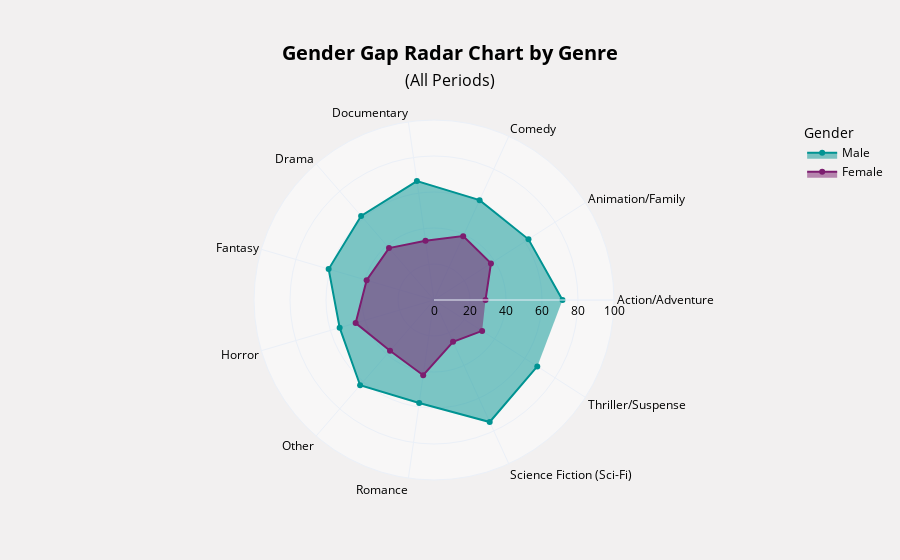

Notebook cell for this chart:
### Markdown cell above
**Male Dominance Across Genres:**
In all periods, male representation is higher than female representation, especially in genres like Action/Adventure and Science Fiction.
*1996–2012:* Males dominate most genres, with their highest proportions in Action/Adventure (71.0%) and Thriller/Suspense (67.2%).

### Code cell
# File paths for output
radar_html_path = "/Users/zaynebmellouli/MA1/ada-2024-project-advanceddestroyers0fall/src/eastasia_analysis/radar_plot.html"

create_gender_radar_chart(eastasia_data, radar_html_path)

### Figure 1 — Plotly figure (JSON) as saved in the notebook; plotly's stock layout.template omitted (floating-point values rounded to 4 significant figures)
{"data": [{"fill": "toself", "line": {"color": "#009392"}, "name": "Male", "r": [71.39, 62.39, 60.99, 66.74, 61.83, 61, 54.63, 62.69, 57.79, 74.51, 68.21], "theta": ["Action/Adventure", "Animation/Family", "Comedy", "Documentary", "Drama", "Fantasy", "Horror", "Other", "Romance", "Science Fiction (Sci-Fi)", "Thriller/Suspense"], "type": "scatterpolar"}, {"fill": "toself", "line": {"color": "#7c1d6f"}, "name": "Female", "r": [28.61, 37.61, 39.01, 33.26, 38.17, 39, 45.37, 37.31, 42.21, 25.49, 31.79], "theta": ["Action/Adventure", "Animation/Family", "Comedy", "Documentary", "Drama", "Fantasy", "Horror", "Other", "Romance", "Science Fiction (Sci-Fi)", "Thriller/Suspense"], "type": "scatterpolar"}], "layout": {"font": {"color": "black"}, "legend": {"title": {"font": {"color": "black", "size": 14}, "text": "Gender"}}, "margin": {"t": 120}, "paper_bgcolor": "#F2F0F0", "polar": {"bgcolor": "#F8F7F7", "radialaxis": {"range": [0, 100], "visible": true}}, "title": {"font": {"color": "black", "size": 20}, "text": "<b>Gender Gap Radar Chart by Genre</b><br><span style='font-size:16px;'>(All Periods)</span>", "x": 0.5, "xanchor": "center", "yanchor": "top"}}}
